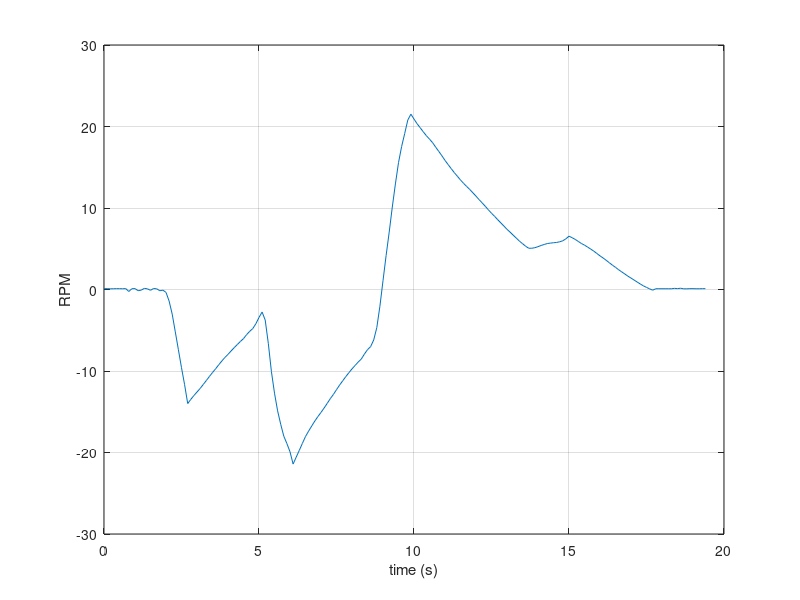

The MATLAB source for this figure:
%% Plotting Gyroscope Prototype Data
% Andrew Doucet
clear; clc;

% Importing data from file
data = importdata("data.txt");

time = data(:,1)';
x = data(:,2)';
y = data(:,3)';
z = data(:,4)';
angle = data(:,5)';

% Converts time to seconds since start
time = (time - time(1))/1000;

% Determination of actual rotation directoins
magnitude = sqrt(x.^2+y.^2+z.^2);
direction = -z./abs(z);
gyro = magnitude.*direction;

% Plot of velocity over time
figure(1)
plot(time,gyro)
xlabel("time (s)")
ylabel("RPM")
grid on
